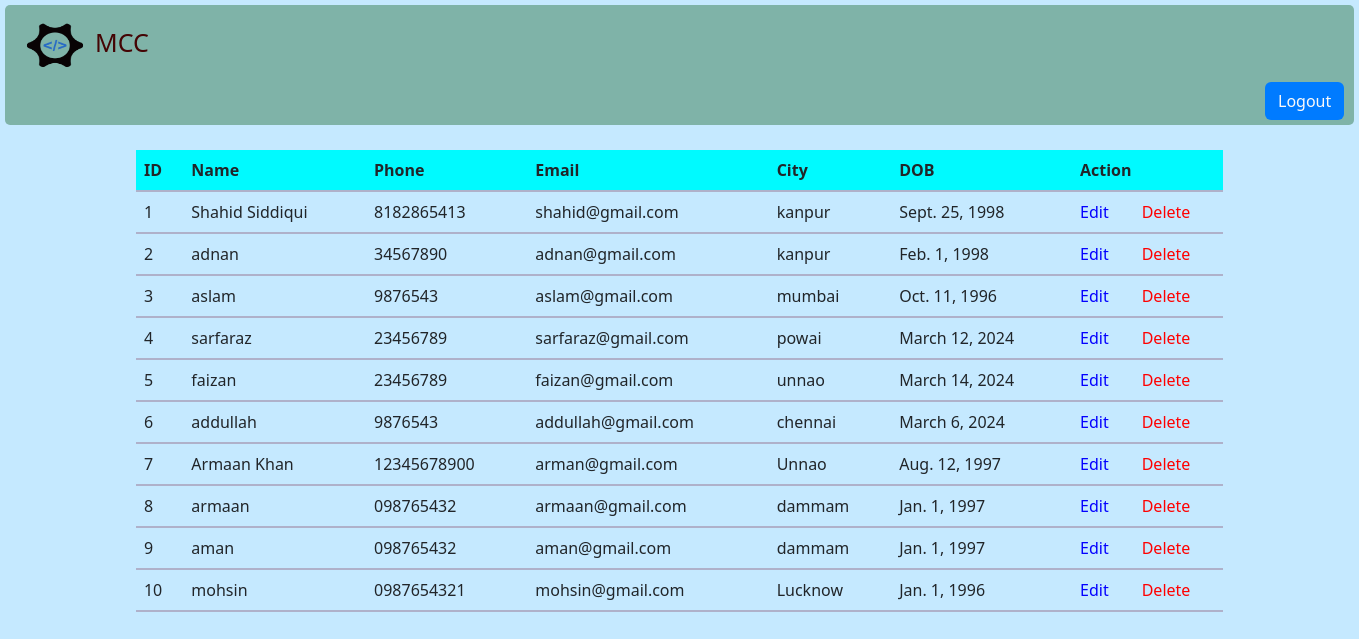
Page /editstudent/ (signed in) on the earlier database version.
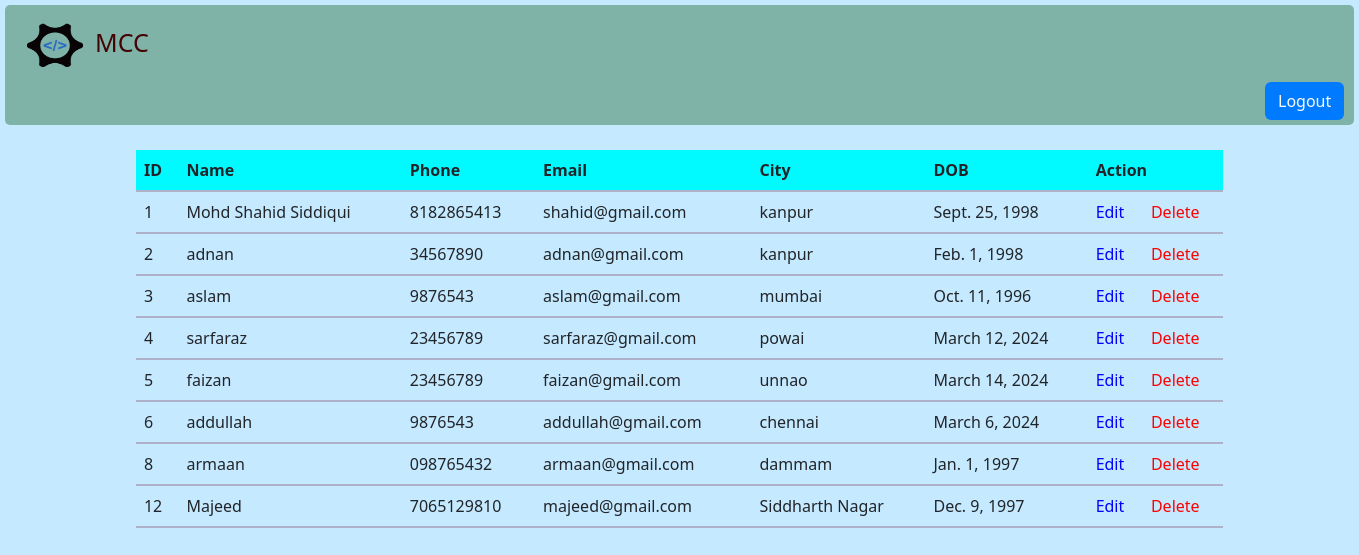
Same page on the later database version.
### dashboard/models.py (models this page shows, shortened)
class UserMaster(models.Model):
    course = models.ForeignKey(CourseMaster, on_delete=models.CASCADE, default='', null=True)
    name = models.CharField(max_length=150)
    email = models.EmailField(max_length=200, unique=True, null=True)
    phone = models.CharField(max_length=13)
    dob = models.DateField(blank=True, null=True)
    city = models.CharField(max_length=150)
    SUPERUSER = 'superuser'
    ADMINUSER = 'adminuser'
    STUDENT = 'student'
    CHOICES = [
        (SUPERUSER, 'Superuser'),
        (ADMINUSER, 'Adminuser'),
        (STUDENT, 'Student'),
    ]
    user_type = models.CharField(max_length=20, choices=CHOICES, null=True)
    created_at = models.DateTimeField(null=True)
    updated_at = models.DateTimeField(null=True)
    isactive = models.BooleanField(null=True)

### dashboard/views.py (the view, shortened to what this page needs)
# urls.py: path('editstudent/', views.editStudent),
@login_required(login_url="/login")
def editStudent(request, id=0):
    allStudents = UserMaster.objects.all().values()
    return render(request, "edit.html", {"all": allStudents})

### dashboard/templates/edit.html (shortened to what this page needs)
{% extends 'index.html' %}
{% block content %}
<table>
    <thead>
        <tr>
            <th>ID</th>
            <th>Name</th>
            <th>Phone</th>
            <th>Email</th>
            <th>City</th>
            <th>DOB</th>
            <th colspan="2">Action</th>
        </tr>
    </thead>
    <tbody>
        {% for student in all %}
        <tr>
            <td>{{ student.id }}</td>
            <td>{{ student.name }}</td>
            <td>{{ student.phone }}</td>
            <td>{{ student.email }}</td>
            <td>{{ student.city }}</td>
            <td>{{ student.dob }}</td>
            <td><a href="/editstudent/{{ student.id }}">Edit</a></td>
            <td><a href="/delstudent/{{ student.id }}" style="color: red;">Delete</a></td>
        </tr>
        {% endfor %}
    </tbody>
</table>
{% endblock %}

### dashboard/templates/index.html (shortened to what this page needs)
<!doctype html>
<html lang="en">
<head>
    <link href="https://cdn.jsdelivr.net/npm/bootstrap@5.3.3/dist/css/bootstrap.min.css" rel="stylesheet"
>
</head>
<body>
    <ul>
        {% load static %}
        <li><img class="logo-img" src="{% static 'logo.png' %}" alt="Logo"><span style="color: rgb(68, 4, 4);">MCC</span></li>
        {% if user.is_authenticated %}
        <li><a class="btn btn-logout" href="{% url 'logout' %}">Logout</a></li>
        {% else %}
        <li><a class="btn btn-login" href="{% url 'login' %}">Login</a></li>
        <li><a class="btn btn-signup" href="{% url 'signup' %}">Sign Up</a></li>
        {% endif %}
    </ul>
    {% block content %}
    {% endblock %}
</body>
</html>

### dashboard/templates/index.html (style rules this page uses)
body { background-color: rgb(197, 233, 255); }
ul { list-style-type: none; background-color: #7fb3a8; border-radius: 5px; margin: 5px; padding: 5px; }
li { display: inline; margin: 5px; font-size: 25px; }
a { text-decoration: none; }
.btn { margin-left: 3px; }
.btn-logout { background-color: #007bff; color: #faf9f9; margin-left: 1250px; }
img { height: 70px; width: 80px; }

### dashboard/templates/edit.html (style rules this page uses)
table { width: 80%; border-collapse: collapse; margin: 25px auto; }
th, td { padding: 8px; text-align: left; border-bottom: 2px solid #afb1ca; }
th { background-color: #00faff; }
td a { text-decoration: none; color: rgb(4, 0, 255); }

Differences in the rows shown:
removed UserMaster: id "7", name "Armaan Khan", phone "12345678900", email "arman@gmail.com", city "Unnao", dob "Aug. 12, 1997"
removed UserMaster: id "9", name "aman", phone "098765432", email "aman@gmail.com", city "dammam", dob "Jan. 1, 1997"
removed UserMaster: id "10", name "mohsin", phone "0987654321", email "mohsin@gmail.com", city "Lucknow", dob "Jan. 1, 1996"
changed UserMaster "shahid@gmail.com": name "Shahid Siddiqui" → "Mohd Shahid Siddiqui"
added UserMaster: id "12", name "Majeed", phone "7065129810", email "majeed@gmail.com", city "Siddharth Nagar", dob "Dec. 9, 1997"
